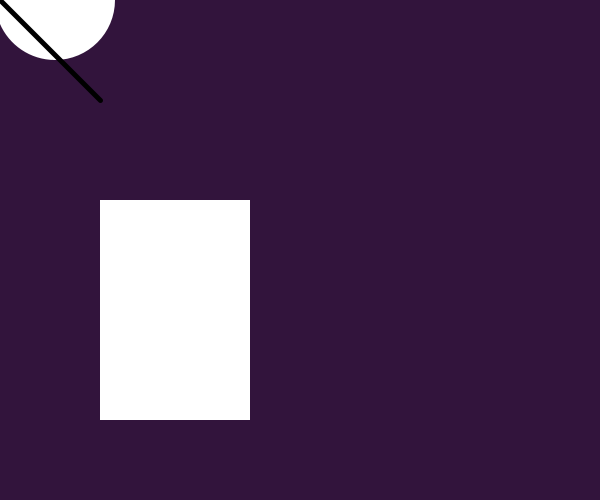
Frame 1 (no input)
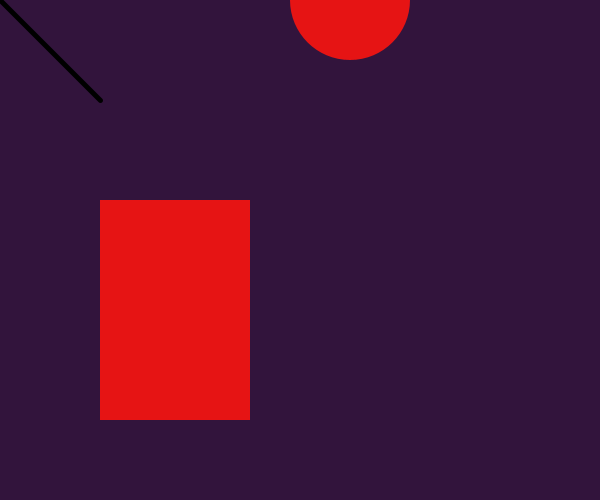
Frame 60 (the mouse pressed at the canvas centre just before this capture)
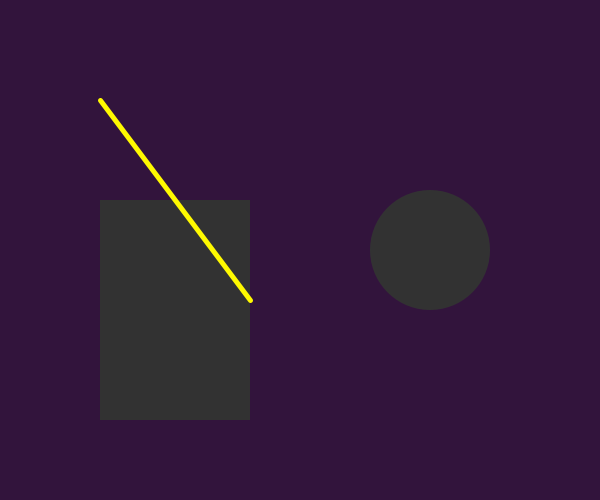
Frame 120 (the mouse held since frame 60 and released just before this capture)

The Processing sketch that drew these frames (run headless with seeded random() and noise(); from frame 60 on, the mouse is pressed at the canvas centre):

// Processing sketch: processing_86546
// ── processing_86546.pde

int posX = 50;
int dirX = 0;
int RED = 50;
int BLUE = 60;
int GREEN = 20;
int ellipseSize = 120;

void setup() {
  size(600, 500);
  background (RED, GREEN, BLUE);
}

void draw() {
  background (RED, GREEN, BLUE);
  println (mouseX + "" + mouseY); //gives mouse control over the associated co-ordinates
  // fill(30, 60, 20);
  noStroke (); //removes any stroke from the shapes

  rect(100, 200, 150, 220);
  animator ();
  ellipse(posX, mouseY, ellipseSize, ellipseSize);

  strokeWeight (5);
  stroke(mouseX, mouseY, mouseY-mouseX); //gives mouse movement control over colour
  line(100, 100, mouseY, mouseX);

  if (mouseX < width/2 && mouseY > height/2) {  //Localised controls
    fill (30, 60, 100);
  }
  else if (mouseX < width/2 && mouseY < height/2) { //bottom left
    fill (230, 20, 20);
  } 
  else if (mouseX > width/2 && mouseY < height/2) {
    fill (20, 100, 40);
  }
  
  else{
     fill (50, 50, 50);
    
  }
}


void animator(){
  if(posX >= width-ellipseSize/2){ 
  dirX = 1;
  }
  if (posX <= ellipseSize/2) {
  dirX = 0;
  }
  if (dirX == 1) {
  posX = posX - 5;
  }
  else {
    posX = posX + 5;
  }
}
